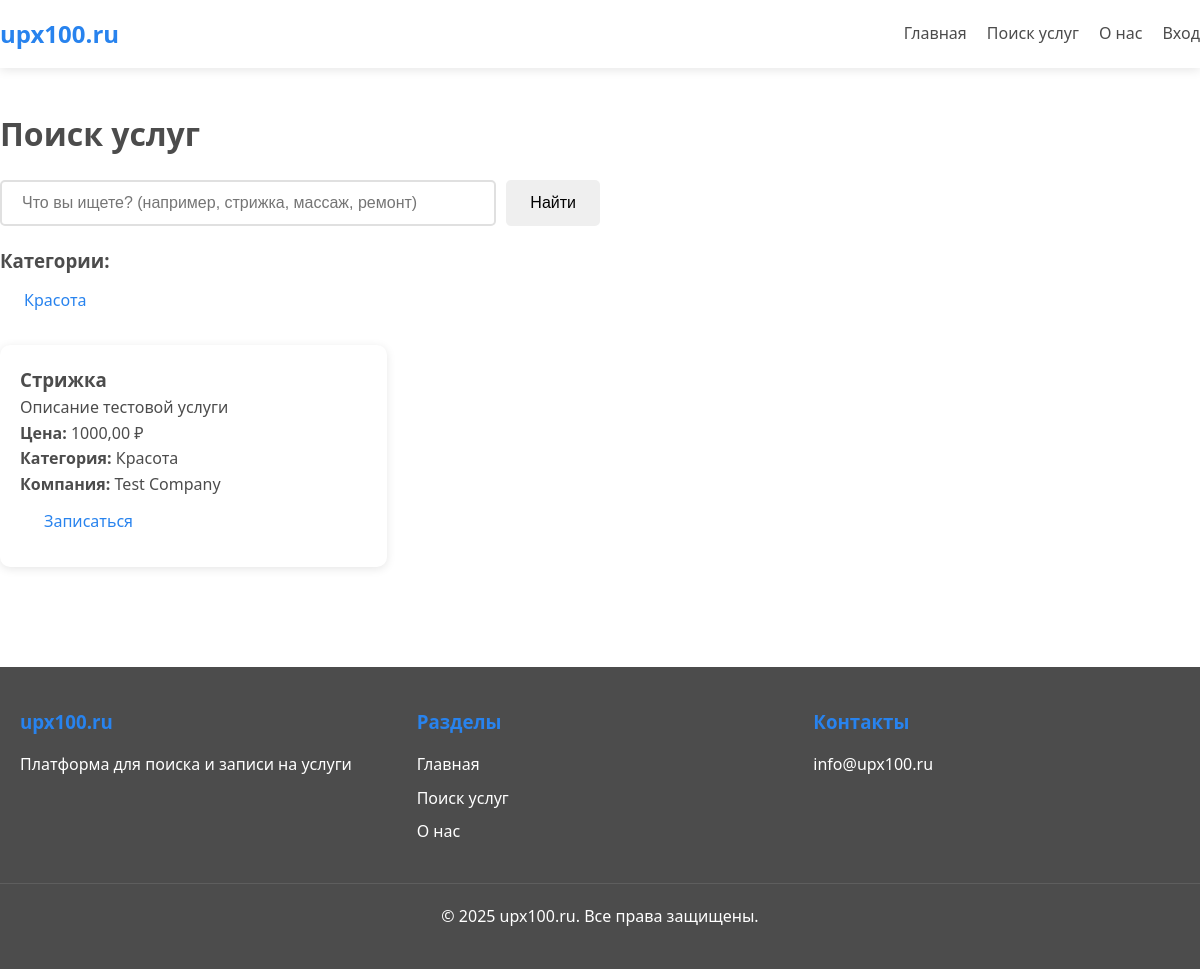
/search/, run on an earlier commit of the app's database.
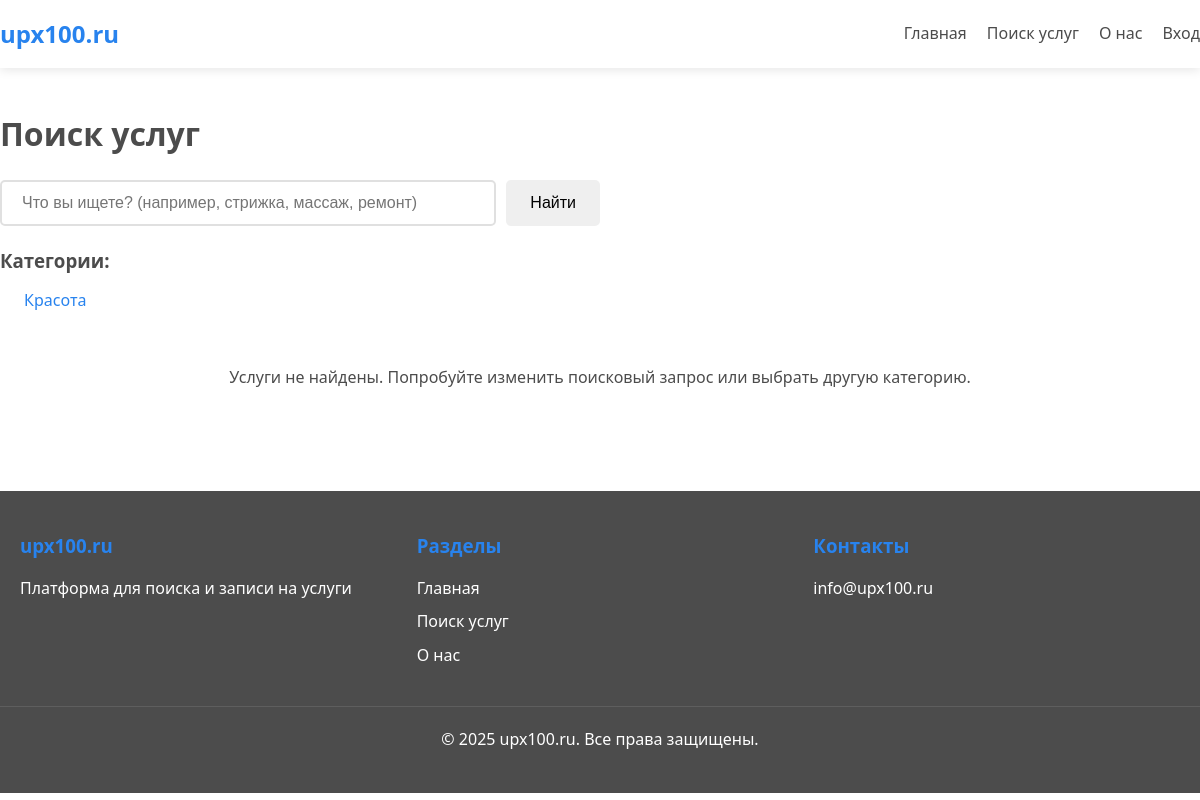
And on a later commit of the database.
### companies/models.py (models this page shows, shortened)
class Category(models.Model):
    name = models.CharField(
        max_length=100,
        unique=True,
        verbose_name='Название категории'
    )
    slug = models.SlugField(
        max_length=100,
        unique=True,
        verbose_name='Слаг'
    )
    icon = models.ImageField(
        upload_to='categories/icons/',
        blank=True,
        null=True,
        verbose_name='Иконка'
    )
    created_at = models.DateTimeField(
        auto_now_add=True,
        verbose_name='Дата создания'
    )
    class Meta:
        verbose_name = 'Категория'
        verbose_name_plural = 'Категории'
        ordering = ['name']

### business/models.py (models this page shows, shortened)
class Service(models.Model):
    STATUS_CHOICES = [
        ('draft', 'Черновик'),
        ('active', 'Активна'),
        ('inactive', 'Неактивна (неоплата)'),
        ('pending_payment', 'Ожидает оплаты'),
    ]
    company = models.ForeignKey(Company, on_delete=models.CASCADE, related_name='services', verbose_name="Компания")
    category = models.ForeignKey('companies.Category', on_delete=models.SET_NULL, null=True, blank=True,
                                  related_name='business_services', verbose_name="Категория")
    subcategory = models.ForeignKey('companies.Subcategory', on_delete=models.SET_NULL, null=True, blank=True,
                                  related_name='business_services', verbose_name="Подкатегория")
    employees = models.ManyToManyField(Employee, related_name='services', verbose_name="Сотрудники")
    name = models.CharField(max_length=200, verbose_name="Название услуги")
    description = models.TextField(blank=True, verbose_name="Описание")
    price = models.DecimalField(max_digits=10, decimal_places=2, verbose_name="Цена (руб)")
    duration = models.PositiveIntegerField(help_text="Длительность в минутах", verbose_name="Длительность (мин)", null=True, blank=True)
    photo = models.ImageField(upload_to='service_photos/', blank=True, null=True, verbose_name="Фото услуги")
    status = models.CharField(max_length=20, choices=STATUS_CHOICES, default='draft', verbose_name="Статус")
    created_at = models.DateTimeField(auto_now_add=True)
    updated_at = models.DateTimeField(auto_now=True)
    payment_amount = models.DecimalField(max_digits=10, decimal_places=2, default=0, verbose_name="Сумма оплаты (руб/мес)")
    payment_due_date = models.DateTimeField(null=True, blank=True, verbose_name="Дата окончания оплаты")
    last_payment_date = models.DateTimeField(null=True, blank=True, verbose_name="Дата последней оплаты")
    class Meta:
        verbose_name = "Услуга"
        verbose_name_plural = "Услуги"

class Company(models.Model):
    owner = models.OneToOneField(settings.AUTH_USER_MODEL, on_delete=models.CASCADE, related_name='company')
    name = models.CharField(max_length=200, verbose_name="Название компании")
    description = models.TextField(blank=True, verbose_name="Описание")
    logo = models.ImageField(upload_to='company_logos/', blank=True, null=True, verbose_name="Логотип")
    photo = models.ImageField(upload_to='company_photos/', blank=True, null=True, verbose_name="Фото компании")
    address = models.CharField(max_length=300, verbose_name="Адрес")
    latitude = models.DecimalField(max_digits=9, decimal_places=6, blank=True, null=True, verbose_name="Широта")
    longitude = models.DecimalField(max_digits=9, decimal_places=6, blank=True, null=True, verbose_name="Долгота")
    phone = models.CharField(max_length=20, blank=True, verbose_name="Телефон")
    email = models.EmailField(blank=True, verbose_name="Email")
    is_verified = models.BooleanField(default=False, verbose_name="Проверена модератором")
    created_at = models.DateTimeField(auto_now_add=True)
    updated_at = models.DateTimeField(auto_now=True)
    class Meta:
        verbose_name = "Компания"
        verbose_name_plural = "Компании"

### search/views.py (the view)
# urls.py: path('', views.search_view, name='search'),
def search_view(request):
    query = request.GET.get('q', '')
    category_slug = request.GET.get('category', '')
    services = Service.objects.select_related('company').filter(
        status='active',
        company__is_verified=True
    )
    categories = Category.objects.all()
    if query:
        services = services.filter(
            Q(name__icontains=query) |
            Q(description__icontains=query)
        )
    if category_slug:
        subcategories = Subcategory.objects.filter(category__slug=category_slug)
        services = services.filter(subcategory__in=subcategories)
    context = {
        'query': query,
        'services': services,
        'categories': categories,
    }
    return render(request, 'search/search.html', context)

### templates/search/search.html (shortened to what this page needs)
{% extends 'base.html' %}
{% block content %}
<div class="container" style="padding: 40px 0;">
    <h1>Поиск услуг</h1>
    <form method="get" class="search-form" style="margin: 20px 0;">
        <input type="text" name="q" class="search-form__input" placeholder="Что вы ищете? (например, стрижка, массаж, ремонт)" value="{{ query }}">
        <button type="submit" class="btn btn--primary">Найти</button>
    </form>
    {% if categories %}
    <div style="margin: 20px 0;">
        <h3>Категории:</h3>
        <div style="display: flex; gap: 10px; flex-wrap: wrap;">
            {% for category in categories %}
                <a href="?category={{ category.slug }}{% if query %}&q={{ query }}{% endif %}"
                   class="btn btn--outline"
                   style="{% if category.slug == request.GET.category %}background: #007bff; color: white;{% endif %}">
                    {{ category.name }}
                </a>
            {% endfor %}
        </div>
    </div>
    {% endif %}
    {% if services %}
        <div style="display: grid; grid-template-columns: repeat(auto-fill, minmax(300px, 1fr)); gap: 20px; margin-top: 20px;">
            {% for service in services %}
                <div class="card" style="padding: 20px;">
                    <h3>{{ service.name }}</h3>
                    <p>{{ service.description|truncatewords:20 }}</p>
                    <p><strong>Цена:</strong> {{ service.price }} ₽</p>
                    <p><strong>Категория:</strong> {{ service.category.name }}</p>
                    {% if service.company %}
                        <p><strong>Компания:</strong> {{ service.company.name }}</p>
                    {% endif %}
                    <a href="{% url 'client:service_detail' service.pk %}" class="btn btn--primary">Записаться</a>
                </div>
            {% endfor %}
        </div>
    {% else %}
        <div style="margin-top: 40px; text-align: center;">
            <p>Услуги не найдены. Попробуйте изменить поисковый запрос или выбрать другую категорию.</p>
        </div>
    {% endif %}
</div>
{% endblock %}

What changed in the data, as far as the page shows it:
removed Service: name "Стрижка", description "Описание тестовой услуги", price "1000,00", category.name "Красота", company.name "Test Company"
Also different on the page:
text now shown: "Услуги не найдены. Попробуйте изменить поисковый запрос или выбрать другую категорию."
